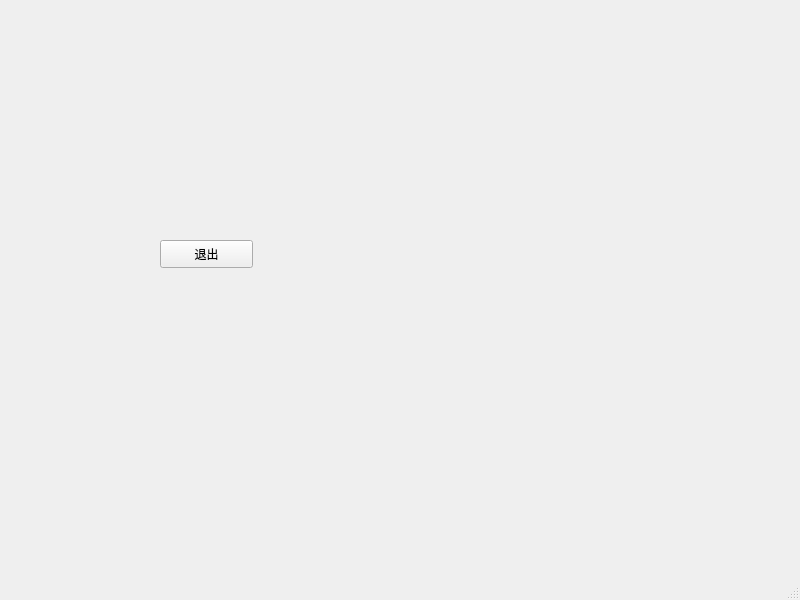
<?xml version="1.0" encoding="UTF-8"?>
<ui version="4.0">
 <class>MainWindow</class>
 <widget class="QMainWindow" name="MainWindow">
  <property name="geometry">
   <rect>
    <x>0</x>
    <y>0</y>
    <width>800</width>
    <height>600</height>
   </rect>
  </property>
  <property name="windowTitle">
   <string>试试</string>
  </property>
  <property name="windowIcon">
   <iconset>
    <normaloff>O:/快捷图标/favicon (4).ico</normaloff>O:/快捷图标/favicon (4).ico</iconset>
  </property>
  <widget class="QWidget" name="centralwidget">
   <widget class="QPushButton" name="pushButton">
    <property name="geometry">
     <rect>
      <x>160</x>
      <y>240</y>
      <width>93</width>
      <height>28</height>
     </rect>
    </property>
    <property name="text">
     <string>退出</string>
    </property>
   </widget>
  </widget>
  <widget class="QMenuBar" name="menubar">
   <property name="geometry">
    <rect>
     <x>0</x>
     <y>0</y>
     <width>800</width>
     <height>26</height>
    </rect>
   </property>
  </widget>
  <widget class="QStatusBar" name="statusbar"/>
 </widget>
 <resources/>
 <connections>
  <connection>
   <sender>pushButton</sender>
   <signal>clicked()</signal>
   <receiver>MainWindow</receiver>
   <slot>close()</slot>
   <hints>
    <hint type="sourcelabel">
     <x>167</x>
     <y>282</y>
    </hint>
    <hint type="destinationlabel">
     <x>248</x>
     <y>354</y>
    </hint>
   </hints>
  </connection>
 </connections>
</ui>
